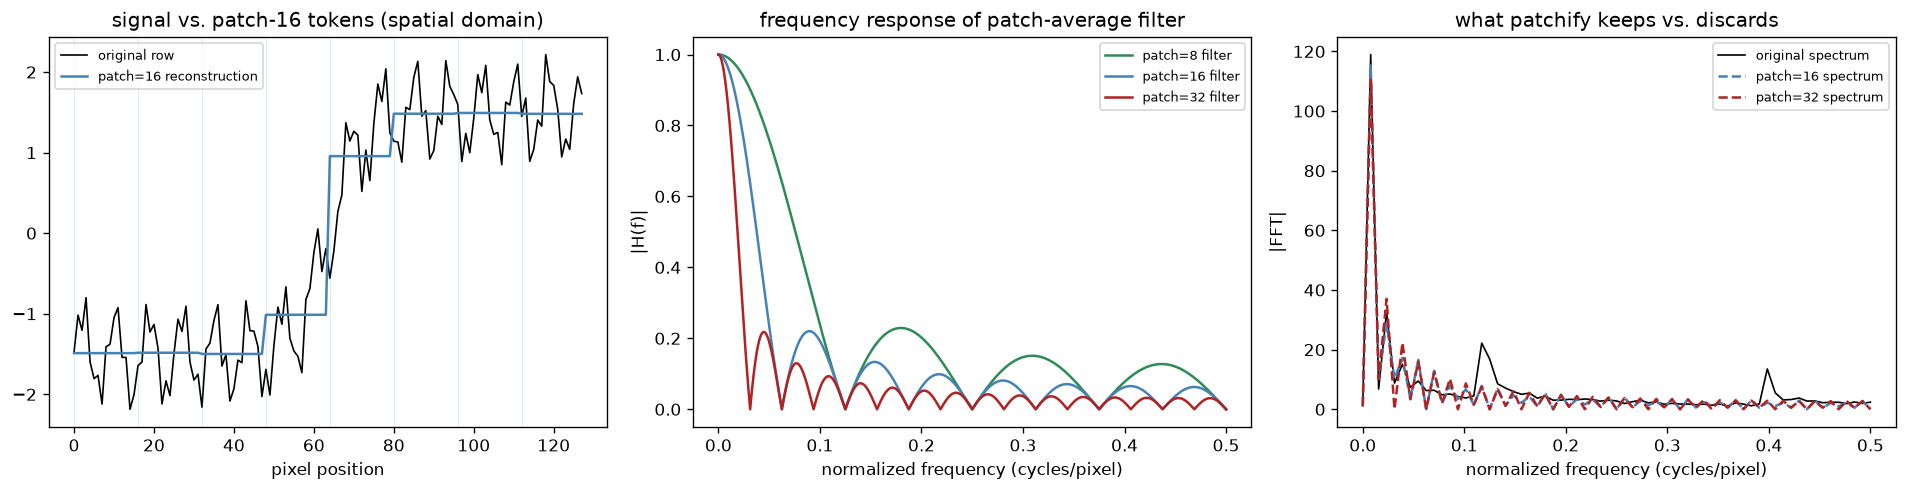

Python code for this plot:
import numpy as np
import matplotlib.pyplot as plt

np.random.seed(42)

# ---------- Build a toy 1D "image row" with both structure and fine texture ----------
N = 128
t = np.arange(N)

edge = 1.5 * np.tanh((t - 64) / 8.0)                    # a smooth low-frequency edge (like an object boundary)
mid_texture = 0.5 * np.sin(2 * np.pi * t * 0.12)         # mid-frequency texture
high_texture = 0.25 * np.sin(2 * np.pi * t * 0.40)       # near-Nyquist high-frequency texture (fine detail)
noise = 0.05 * np.random.randn(N)
signal = edge + mid_texture + high_texture + noise

# ---------- Patchify = non-overlapping box-average (the simplest view of what a
# strided-conv patch embedding does to local intensity before any learned weights
# are even applied: it collapses each P-pixel patch to one summary value) ----------
def patchify_boxcar(x, P):
    tokens = x.reshape(-1, P).mean(axis=1)
    reconstruction = np.repeat(tokens, P)   # "what the token remembers", spread back over its patch
    return tokens, reconstruction

P_small, P_large = 16, 32
_, recon_small = patchify_boxcar(signal, P_small)
_, recon_large = patchify_boxcar(signal, P_large)

# ---------- Frequency response of a boxcar (patch-average) filter of length P ----------
def boxcar_response(P, n_fft=4096):
    kernel = np.ones(P) / P
    H = np.fft.rfft(kernel, n=n_fft)
    freqs = np.fft.rfftfreq(n_fft, d=1.0)   # cycles/sample, 0 to 0.5 (Nyquist)
    return freqs, np.abs(H)

freqs8, H8 = boxcar_response(8)
freqs16, H16 = boxcar_response(16)
freqs32, H32 = boxcar_response(32)

# ---------- FFT magnitude spectra: original vs. patch-reconstructed signals ----------
def mag_spectrum(x):
    F = np.fft.rfft(x)
    freqs = np.fft.rfftfreq(len(x), d=1.0)
    return freqs, np.abs(F)

f_orig, S_orig = mag_spectrum(signal)
f_small, S_small = mag_spectrum(recon_small)
f_large, S_large = mag_spectrum(recon_large)

# ---------- Plot ----------
fig, axes = plt.subplots(1, 3, figsize=(16, 4.2))

ax = axes[0]
ax.plot(t, signal, color="black", linewidth=1, label="original row")
ax.plot(t, recon_small, color="steelblue", linewidth=1.5, label=f"patch={P_small} reconstruction")
for x in range(0, N, P_small):
    ax.axvline(x, color="steelblue", alpha=0.15, linewidth=0.8)
ax.set_title("signal vs. patch-16 tokens (spatial domain)")
ax.set_xlabel("pixel position")
ax.legend(fontsize=8)

ax = axes[1]
ax.plot(freqs8, H8, label="patch=8 filter", color="seagreen")
ax.plot(freqs16, H16, label="patch=16 filter", color="steelblue")
ax.plot(freqs32, H32, label="patch=32 filter", color="firebrick")
ax.set_title("frequency response of patch-average filter")
ax.set_xlabel("normalized frequency (cycles/pixel)")
ax.set_ylabel("|H(f)|")
ax.legend(fontsize=8)

ax = axes[2]
ax.plot(f_orig, S_orig, color="black", linewidth=1, label="original spectrum")
ax.plot(f_small, S_small, color="steelblue", linewidth=1.5, linestyle="--", label="patch=16 spectrum")
ax.plot(f_large, S_large, color="firebrick", linewidth=1.5, linestyle="--", label="patch=32 spectrum")
ax.set_title("what patchify keeps vs. discards")
ax.set_xlabel("normalized frequency (cycles/pixel)")
ax.set_ylabel("|FFT|")
ax.legend(fontsize=8)

plt.tight_layout()
plt.savefig("graph_DAY_89.png", dpi=120, bbox_inches="tight")
